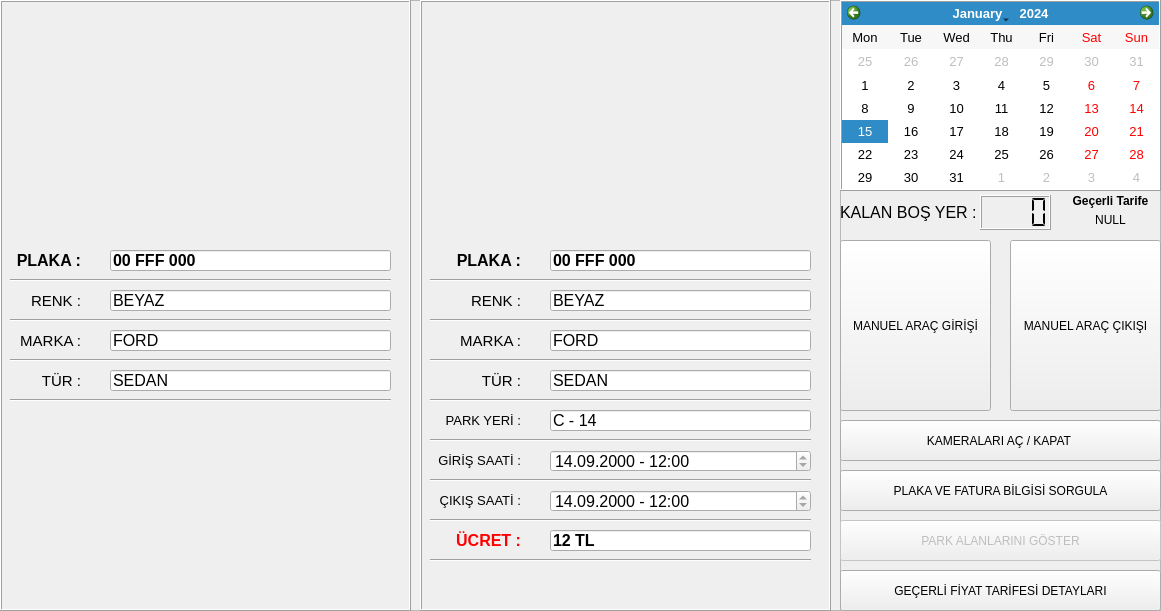
   <widget class="QFrame" name="frame_custom">
    <property name="geometry">
     <rect>
      <x>10</x>
      <y>66</y>
      <width>1161</width>
      <height>611</height>
     </rect>
    </property>
    <property name="styleSheet">
     <string notr="true">#frame_custom{
border-color : red;
}</string>
    </property>
    <property name="frameShape">
     <enum>QFrame::StyledPanel</enum>
    </property>
    <property name="frameShadow">
     <enum>QFrame::Raised</enum>
    </property>
    <widget class="QFrame" name="frame_controls">
     <property name="geometry">
      <rect>
       <x>840</x>
       <y>0</y>
       <width>321</width>
       <height>611</height>
      </rect>
     </property>
     <property name="frameShape">
      <enum>QFrame::StyledPanel</enum>
     </property>
     <property name="frameShadow">
      <enum>QFrame::Raised</enum>
     </property>
     <widget class="QToolButton" name="toolButton_vehicle_in">
      <property name="geometry">
       <rect>
        <x>0</x>
        <y>240</y>
        <width>151</width>
        <height>171</height>
       </rect>
      </property>
      <property name="styleSheet">
       <string notr="true"/>
      </property>
      <property name="text">
       <string>MANUEL ARAÇ GİRİŞİ</string>
      </property>
      <property name="icon">
       <iconset>
        <normaloff>../assets/images/add_vehicle.png</normaloff>../assets/images/add_vehicle.png</iconset>
      </property>
      <property name="iconSize">
       <size>
        <width>256</width>
        <height>256</height>
       </size>
      </property>
      <property name="toolButtonStyle">
       <enum>Qt::ToolButtonTextUnderIcon</enum>
      </property>
     </widget>
     <widget class="QToolButton" name="toolButton_vehicle_out">
      <property name="geometry">
       <rect>
        <x>170</x>
        <y>240</y>
        <width>151</width>
        <height>171</height>
       </rect>
      </property>
      <property name="text">
       <string>MANUEL ARAÇ ÇIKIŞI</string>
      </property>
      <property name="icon">
       <iconset>
        <normaloff>../assets/images/remove_vehicle.png</normaloff>../assets/images/remove_vehicle.png</iconset>
      </property>
      <property name="iconSize">
       <size>
        <width>256</width>
        <height>256</height>
       </size>
      </property>
      <property name="toolButtonStyle">
       <enum>Qt::ToolButtonTextUnderIcon</enum>
      </property>
     </widget>
     <widget class="QLabel" name="label_20">
      <property name="geometry">
       <rect>
        <x>0</x>
        <y>202</y>
        <width>141</width>
        <height>21</height>
       </rect>
      </property>
      <property name="font">
       <font>
        <pointsize>12</pointsize>
       </font>
      </property>
      <property name="text">
       <string>KALAN BOŞ YER : </string>
      </property>
     </widget>
     <widget class="QLCDNumber" name="lcdNumber_freespacecount">
      <property name="geometry">
       <rect>
        <x>140</x>
        <y>195</y>
        <width>71</width>
        <height>35</height>
       </rect>
      </property>
      <property name="font">
       <font>
        <pointsize>10</pointsize>
       </font>
      </property>
      <property name="smallDecimalPoint">
       <bool>false</bool>
      </property>
      <property name="digitCount">
       <number>4</number>
      </property>
      <property name="segmentStyle">
       <enum>QLCDNumber::Flat</enum>
      </property>
     </widget>
     <widget class="QFrame" name="frame">
      <property name="geometry">
       <rect>
        <x>0</x>
        <y>0</y>
        <width>321</width>
        <height>191</height>
       </rect>
      </property>
      <property name="frameShape">
       <enum>QFrame::Box</enum>
      </property>
      <property name="frameShadow">
       <enum>QFrame::Raised</enum>
      </property>
      <widget class="QCalendarWidget" name="calendarWidget">
       <property name="geometry">
        <rect>
         <x>2</x>
         <y>2</y>
         <width>317</width>
         <height>187</height>
        </rect>
       </property>
       <property name="font">
        <font>
         <pointsize>10</pointsize>
         <weight>50</weight>
         <bold>false</bold>
        </font>
       </property>
       <property name="minimumDate">
        <date>
         <year>2000</year>
         <month>9</month>
         <day>14</day>
        </date>
       </property>
       <property name="gridVisible">
        <bool>false</bool>
       </property>
       <property name="verticalHeaderFormat">
        <enum>QCalendarWidget::NoVerticalHeader</enum>
       </property>
       <property name="dateEditEnabled">
        <bool>false</bool>
       </property>
      </widget>
     </widget>
     <widget class="QLabel" name="label_21">
      <property name="geometry">
       <rect>
        <x>220</x>
        <y>193</y>
        <width>101</width>
        <height>16</height>
       </rect>
      </property>
      <property name="font">
       <font>
        <weight>75</weight>
        <bold>true</bold>
       </font>
      </property>
      <property name="text">
       <string>Geçerli Tarife</string>
      </property>
      <property name="alignment">
       <set>Qt::AlignCenter</set>
      </property>
     </widget>
     <widget class="QLabel" name="label_currentPlan">
      <property name="geometry">
       <rect>
        <x>220</x>
        <y>210</y>
        <width>101</width>
        <height>20</height>
       </rect>
      </property>
      <property name="text">
       <string>NULL</string>
      </property>
      <property name="alignment">
       <set>Qt::AlignCenter</set>
      </property>
      <property name="wordWrap">
       <bool>true</bool>
      </property>
     </widget>
     <widget class="QPushButton" name="pushButton_search">
      <property name="geometry">
       <rect>
        <x>0</x>
        <y>470</y>
        <width>321</width>
        <height>41</height>
       </rect>
      </property>
      <property name="styleSheet">
       <string notr="true"/>
      </property>
      <property name="text">
       <string>PLAKA VE FATURA BİLGİSİ SORGULA</string>
      </property>
      <property name="icon">
       <iconset>
        <normaloff>../assets/images/search.png</normaloff>../assets/images/search.png</iconset>
      </property>
      <property name="iconSize">
       <size>
        <width>24</width>
        <height>24</height>
       </size>
      </property>
     </widget>
     <widget class="QPushButton" name="pushButton_parkingSpots">
      <property name="enabled">
       <bool>false</bool>
      </property>
      <property name="geometry">
       <rect>
        <x>0</x>
        <y>520</y>
        <width>321</width>
        <height>41</height>
       </rect>
      </property>
      <property name="text">
       <string>       PARK ALANLARINI GÖSTER       </string>
      </property>
      <property name="icon">
       <iconset>
        <normaloff>../assets/images/parking-icon.png</normaloff>../assets/images/parking-icon.png</iconset>
      </property>
      <property name="iconSize">
       <size>
        <width>32</width>
        <height>32</height>
       </size>
      </property>
     </widget>
     <widget class="QPushButton" name="pushButton_toggleCameras">
      <property name="enabled">
       <bool>true</bool>
      </property>
      <property name="geometry">
       <rect>
        <x>0</x>
        <y>420</y>
        <width>321</width>
        <height>41</height>
       </rect>
      </property>
      <property name="text">
       <string>        KAMERALARI AÇ / KAPAT         </string>
      </property>
      <property name="icon">
       <iconset>
        <normaloff>../assets/images/security-camera.png</normaloff>../assets/images/security-camera.png</iconset>
      </property>
      <property name="iconSize">
       <size>
        <width>24</width>
        <height>24</height>
       </size>
      </property>
     </widget>
     <widget class="QPushButton" name="pushButton_currentPlanDetails">
      <property name="geometry">
       <rect>
        <x>0</x>
        <y>570</y>
        <width>321</width>
        <height>41</height>
       </rect>
      </property>
      <property name="text">
       <string>GEÇERLİ FİYAT TARİFESİ DETAYLARI</string>
      </property>
      <property name="icon">
       <iconset>
        <normaloff>../assets/images/list.png</normaloff>../assets/images/list.png</iconset>
      </property>
      <property name="iconSize">
       <size>
        <width>24</width>
        <height>24</height>
       </size>
      </property>
     </widget>
    </widget>
    <widget class="QFrame" name="frame_entry">
     <property name="geometry">
      <rect>
       <x>0</x>
       <y>0</y>
       <width>411</width>
       <height>611</height>
      </rect>
     </property>
     <property name="frameShape">
      <enum>QFrame::Box</enum>
     </property>
     <property name="frameShadow">
      <enum>QFrame::Raised</enum>
     </property>
     <widget class="QLabel" name="label_6">
      <property name="geometry">
       <rect>
        <x>10</x>
        <y>250</y>
        <width>71</width>
        <height>21</height>
       </rect>
      </property>
      <property name="font">
       <font>
        <pointsize>12</pointsize>
        <weight>75</weight>
        <bold>true</bold>
       </font>
      </property>
      <property name="text">
       <string>PLAKA :</string>
      </property>
      <property name="alignment">
       <set>Qt::AlignRight|Qt::AlignTrailing|Qt::AlignVCenter</set>
      </property>
     </widget>
     <widget class="QLabel" name="label_7">
      <property name="geometry">
       <rect>
        <x>10</x>
        <y>290</y>
        <width>71</width>
        <height>21</height>
       </rect>
      </property>
      <property name="font">
       <font>
        <pointsize>11</pointsize>
        <weight>50</weight>
        <bold>false</bold>
       </font>
      </property>
      <property name="text">
       <string>RENK :</string>
      </property>
      <property name="alignment">
       <set>Qt::AlignRight|Qt::AlignTrailing|Qt::AlignVCenter</set>
      </property>
     </widget>
     <widget class="QLabel" name="label_8">
      <property name="geometry">
       <rect>
        <x>10</x>
        <y>330</y>
        <width>71</width>
        <height>21</height>
       </rect>
      </property>
      <property name="font">
       <font>
        <pointsize>11</pointsize>
        <weight>50</weight>
        <bold>false</bold>
       </font>
      </property>
      <property name="text">
       <string>MARKA :</string>
      </property>
      <property name="alignment">
       <set>Qt::AlignRight|Qt::AlignTrailing|Qt::AlignVCenter</set>
      </property>
     </widget>
     <widget class="QLineEdit" name="lineEdit_in_plate">
      <property name="enabled">
       <bool>true</bool>
      </property>
      <property name="geometry">
       <rect>
        <x>110</x>
        <y>250</y>
        <width>281</width>
        <height>21</height>
       </rect>
      </property>
      <property name="font">
       <font>
        <pointsize>12</pointsize>
        <weight>75</weight>
        <bold>true</bold>
       </font>
      </property>
      <property name="text">
       <string>00 FFF 000</string>
      </property>
      <property name="frame">
       <bool>true</bool>
      </property>
      <property name="readOnly">
       <bool>true</bool>
      </property>
     </widget>
     <widget class="QLineEdit" name="lineEdit_in_color">
      <property name="enabled">
       <bool>true</bool>
      </property>
      <property name="geometry">
       <rect>
        <x>110</x>
        <y>290</y>
        <width>281</width>
        <height>21</height>
       </rect>
      </property>
      <property name="font">
       <font>
        <pointsize>12</pointsize>
       </font>
      </property>
      <property name="text">
       <string>BEYAZ</string>
      </property>
      <property name="frame">
       <bool>true</bool>
      </property>
      <property name="readOnly">
       <bool>true</bool>
      </property>
     </widget>
     <widget class="QLineEdit" name="lineEdit_in_model">
      <property name="enabled">
       <bool>true</bool>
      </property>
      <property name="geometry">
       <rect>
        <x>110</x>
        <y>330</y>
        <width>281</width>
        <height>21</height>
       </rect>
      </property>
      <property name="font">
       <font>
        <pointsize>12</pointsize>
       </font>
      </property>
      <property name="text">
       <string>FORD</string>
      </property>
      <property name="frame">
       <bool>true</bool>
      </property>
      <property name="readOnly">
       <bool>true</bool>
      </property>
     </widget>
     <widget class="Line" name="line">
      <property name="geometry">
       <rect>
        <x>10</x>
        <y>270</y>
        <width>381</width>
        <height>20</height>
       </rect>
      </property>
      <property name="orientation">
       <enum>Qt::Horizontal</enum>
      </property>
     </widget>
     <widget class="Line" name="line_2">
      <property name="geometry">
       <rect>
        <x>10</x>
        <y>310</y>
        <width>381</width>
        <height>20</height>
       </rect>
      </property>
      <property name="orientation">
       <enum>Qt::Horizontal</enum>
      </property>
     </widget>
     <widget class="Line" name="line_3">
      <property name="geometry">
       <rect>
        <x>10</x>
        <y>350</y>
        <width>381</width>
        <height>20</height>
       </rect>
      </property>
      <property name="orientation">
       <enum>Qt::Horizontal</enum>
      </property>
     </widget>
     <widget class="QLineEdit" name="lineEdit_in_type">
      <property name="enabled">
       <bool>true</bool>
      </property>
      <property name="geometry">
       <rect>
        <x>110</x>
        <y>370</y>
        <width>281</width>
        <height>21</height>
       </rect>
      </property>
      <property name="font">
       <font>
        <pointsize>12</pointsize>
       </font>
      </property>
      <property name="text">
       <string>SEDAN</string>
      </property>
      <property name="frame">
       <bool>true</bool>
      </property>
      <property name="readOnly">
       <bool>true</bool>
      </property>
     </widget>
     <widget class="Line" name="line_4">
      <property name="geometry">
       <rect>
        <x>10</x>
        <y>390</y>
        <width>381</width>
        <height>20</height>
       </rect>
      </property>
      <property name="orientation">
       <enum>Qt::Horizontal</enum>
      </property>
     </widget>
     <widget class="QLabel" name="label_9">
      <property name="geometry">
       <rect>
        <x>10</x>
        <y>370</y>
        <width>71</width>
        <height>21</height>
       </rect>
      </property>
      <property name="font">
       <font>
        <pointsize>11</pointsize>
        <weight>50</weight>
        <bold>false</bold>
       </font>
      </property>
      <property name="text">
       <string>TÜR :</string>
      </property>
      <property name="alignment">
       <set>Qt::AlignRight|Qt::AlignTrailing|Qt::AlignVCenter</set>
      </property>
     </widget>
     <widget class="QLabel" name="label_vehicle_in">
      <property name="geometry">
       <rect>
        <x>2</x>
        <y>2</y>
        <width>408</width>
        <height>240</height>
       </rect>
      </property>
      <property name="text">
       <string/>
      </property>
     </widget>
    </widget>
    <widget class="QFrame" name="frame_exit">
     <property name="geometry">
      <rect>
       <x>420</x>
       <y>0</y>
       <width>411</width>
       <height>611</height>
      </rect>
     </property>
     <property name="frameShape">
      <enum>QFrame::Box</enum>
     </property>
     <property name="frameShadow">
      <enum>QFrame::Raised</enum>
     </property>
     <widget class="Line" name="line_5">
      <property name="geometry">
       <rect>
        <x>10</x>
        <y>310</y>
        <width>381</width>
        <height>20</height>
       </rect>
      </property>
      <property name="orientation">
       <enum>Qt::Horizontal</enum>
      </property>
     </widget>
     <widget class="QLabel" name="label_10">
      <property name="geometry">
       <rect>
        <x>10</x>
        <y>290</y>
        <width>91</width>
        <height>21</height>
       </rect>
      </property>
      <property name="font">
       <font>
        <pointsize>11</pointsize>
        <weight>50</weight>
        <bold>false</bold>
       </font>
      </property>
      <property name="text">
       <string>RENK :</string>
      </property>
      <property name="alignment">
       <set>Qt::AlignRight|Qt::AlignTrailing|Qt::AlignVCenter</set>
      </property>
     </widget>
     <widget class="QLineEdit" name="lineEdit_out_plate">
      <property name="enabled">
       <bool>true</bool>
      </property>
      <property name="geometry">
       <rect>
        <x>130</x>
        <y>250</y>
        <width>261</width>
        <height>21</height>
       </rect>
      </property>
      <property name="font">
       <font>
        <pointsize>12</pointsize>
        <weight>75</weight>
        <bold>true</bold>
       </font>
      </property>
      <property name="text">
       <string>00 FFF 000</string>
      </property>
      <property name="frame">
       <bool>true</bool>
      </property>
      <property name="readOnly">
       <bool>true</bool>
      </property>
     </widget>
     <widget class="QLineEdit" name="lineEdit_out_model">
      <property name="enabled">
       <bool>true</bool>
      </property>
      <property name="geometry">
       <rect>
        <x>130</x>
        <y>330</y>
        <width>261</width>
        <height>21</height>
       </rect>
      </property>
      <property name="font">
       <font>
        <pointsize>12</pointsize>
       </font>
      </property>
      <property name="text">
       <string>FORD</string>
      </property>
      <property name="frame">
       <bool>true</bool>
      </property>
      <property name="readOnly">
       <bool>true</bool>
      </property>
     </widget>
     <widget class="Line" name="line_6">
      <property name="geometry">
       <rect>
        <x>10</x>
        <y>270</y>
        <width>381</width>
        <height>20</height>
       </rect>
      </property>
      <property name="orientation">
       <enum>Qt::Horizontal</enum>
      </property>
     </widget>
     <widget class="QLabel" name="label_11">
      <property name="geometry">
       <rect>
        <x>10</x>
        <y>250</y>
        <width>91</width>
        <height>21</height>
       </rect>
      </property>
      <property name="font">
       <font>
        <pointsize>12</pointsize>
        <weight>75</weight>
        <bold>true</bold>
       </font>
      </property>
      <property name="text">
       <string>PLAKA :</string>
      </property>
      <property name="alignment">
       <set>Qt::AlignRight|Qt::AlignTrailing|Qt::AlignVCenter</set>
      </property>
     </widget>
     <widget class="QLineEdit" name="lineEdit_out_color">
      <property name="enabled">
       <bool>true</bool>
      </property>
      <property name="geometry">
       <rect>
        <x>130</x>
        <y>290</y>
        <width>261</width>
        <height>21</height>
       </rect>
      </property>
      <property name="font">
       <font>
        <pointsize>12</pointsize>
       </font>
      </property>
      <property name="text">
       <string>BEYAZ</string>
      </property>
      <property name="frame">
       <bool>true</bool>
      </property>
      <property name="readOnly">
       <bool>true</bool>
      </property>
     </widget>
     <widget class="Line" name="line_7">
      <property name="geometry">
       <rect>
        <x>10</x>
        <y>350</y>
        <width>381</width>
        <height>20</height>
       </rect>
      </property>
      <property name="orientation">
       <enum>Qt::Horizontal</enum>
      </property>
     </widget>
     <widget class="QLineEdit" name="lineEdit_out_type">
      <property name="enabled">
       <bool>true</bool>
      </property>
      <property name="geometry">
       <rect>
        <x>130</x>
        <y>370</y>
        <width>261</width>
        <height>21</height>
       </rect>
      </property>
      <property name="font">
       <font>
        <pointsize>12</pointsize>
       </font>
      </property>
      <property name="text">
       <string>SEDAN</string>
      </property>
      <property name="frame">
       <bool>true</bool>
      </property>
      <property name="readOnly">
       <bool>true</bool>
      </property>
     </widget>
     <widget class="Line" name="line_8">
      <property name="geometry">
       <rect>
        <x>10</x>
        <y>390</y>
        <width>381</width>
        <height>20</height>
       </rect>
      </property>
      <property name="orientation">
       <enum>Qt::Horizontal</enum>
      </property>
     </widget>
     <widget class="QLabel" name="label_12">
      <property name="geometry">
       <rect>
        <x>10</x>
        <y>330</y>
        <width>91</width>
        <height>21</height>
       </rect>
      </property>
      <property name="font">
       <font>
        <pointsize>11</pointsize>
        <weight>50</weight>
        <bold>false</bold>
       </font>
      </property>
      <property name="text">
       <string>MARKA :</string>
      </property>
      <property name="alignment">
       <set>Qt::AlignRight|Qt::AlignTrailing|Qt::AlignVCenter</set>
      </property>
     </widget>
     <widget class="QLabel" name="label_13">
      <property name="geometry">
       <rect>
        <x>10</x>
        <y>370</y>
        <width>91</width>
        <height>21</height>
       </rect>
      </property>
      <property name="font">
       <font>
        <pointsize>11</pointsize>
        <weight>50</weight>
        <bold>false</bold>
       </font>
      </property>
      <property name="text">
       <string>TÜR :</string>
      </property>
      <property name="alignment">
       <set>Qt::AlignRight|Qt::AlignTrailing|Qt::AlignVCenter</set>
      </property>
     </widget>
     <widget class="QLabel" name="label_14">
      <property name="geometry">
       <rect>
        <x>10</x>
        <y>450</y>
        <width>91</width>
        <height>21</height>
       </rect>
      </property>
      <property name="font">
       <font>
        <pointsize>10</pointsize>
        <weight>50</weight>
        <bold>false</bold>
       </font>
      </property>
      <property name="text">
       <string>GİRİŞ SAATİ :</string>
      </property>
      <property name="alignment">
       <set>Qt::AlignRight|Qt::AlignTrailing|Qt::AlignVCenter</set>
      </property>
     </widget>
     <widget class="Line" name="line_9">
      <property name="geometry">
       <rect>
        <x>10</x>
        <y>470</y>
        <width>381</width>
        <height>20</height>
       </rect>
      </property>
      <property name="orientation">
       <enum>Qt::Horizontal</enum>
      </property>
     </widget>
     <widget class="QLabel" name="label_15">
      <property name="geometry">
       <rect>
        <x>10</x>
        <y>490</y>
        <width>91</width>
        <height>21</height>
       </rect>
      </property>
      <property name="font">
       <font>
        <pointsize>10</pointsize>
        <weight>50</weight>
        <bold>false</bold>
       </font>
      </property>
      <property name="text">
       <string>ÇIKIŞ SAATİ :</string>
      </property>
      <property name="alignment">
       <set>Qt::AlignRight|Qt::AlignTrailing|Qt::AlignVCenter</set>
      </property>
     </widget>
     <widget class="Line" name="line_10">
      <property name="geometry">
       <rect>
        <x>10</x>
        <y>510</y>
        <width>381</width>
        <height>20</height>
       </rect>
      </property>
      <property name="orientation">
       <enum>Qt::Horizontal</enum>
      </property>
     </widget>
     <widget class="QDateTimeEdit" name="dateTimeEdit_in">
      <property name="enabled">
       <bool>true</bool>
      </property>
      <property name="geometry">
       <rect>
        <x>130</x>
        <y>450</y>
        <width>261</width>
        <height>22</height>
       </rect>
      </property>
      <property name="font">
       <font>
        <pointsize>12</pointsize>
       </font>
      </property>
      <property name="wrapping">
       <bool>false</bool>
      </property>
      <property name="frame">
       <bool>true</bool>
      </property>
      <property name="readOnly">
       <bool>true</bool>
      </property>
      <property name="keyboardTracking">
       <bool>false</bool>
      </property>
      <property name="showGroupSeparator" stdset="0">
       <bool>false</bool>
      </property>
      <property name="dateTime">
       <datetime>
        <hour>12</hour>
        <minute>0</minute>
        <second>0</second>
        <year>2000</year>
        <month>9</month>
        <day>14</day>
       </datetime>
      </property>
      <property name="minimumDateTime">
       <datetime>
        <hour>0</hour>
        <minute>0</minute>
        <second>0</second>
        <year>1999</year>
        <month>9</month>
        <day>14</day>
       </datetime>
      </property>
      <property name="currentSection">
       <enum>QDateTimeEdit::DaySection</enum>
      </property>
      <property name="displayFormat">
       <string>dd.MM.yyyy - HH:mm</string>
      </property>
     </widget>
     <widget class="QDateTimeEdit" name="dateTimeEdit_out">
      <property name="enabled">
       <bool>true</bool>
      </property>
      <property name="geometry">
       <rect>
        <x>130</x>
        <y>490</y>
        <width>261</width>
        <height>22</height>
       </rect>
      </property>
      <property name="font">
       <font>
        <pointsize>12</pointsize>
       </font>
      </property>
      <property name="wrapping">
       <bool>false</bool>
      </property>
      <property name="frame">
       <bool>true</bool>
      </property>
      <property name="readOnly">
       <bool>true</bool>
      </property>
      <property name="keyboardTracking">
       <bool>false</bool>
      </property>
      <property name="showGroupSeparator" stdset="0">
       <bool>false</bool>
      </property>
      <property name="dateTime">
       <datetime>
        <hour>12</hour>
        <minute>0</minute>
        <second>0</second>
        <year>2000</year>
        <month>9</month>
        <day>14</day>
       </datetime>
      </property>
      <property name="minimumDateTime">
       <datetime>
        <hour>0</hour>
        <minute>0</minute>
        <second>0</second>
        <year>1999</year>
        <month>9</month>
        <day>14</day>
       </datetime>
      </property>
      <property name="currentSection">
       <enum>QDateTimeEdit::DaySection</enum>
      </property>
      <property name="displayFormat">
       <string>dd.MM.yyyy - HH:mm</string>
      </property>
     </widget>
     <widget class="QLineEdit" name="lineEdit_out_parkLocation">
      <property name="enabled">
       <bool>true</bool>
      </property>
      <property name="geometry">
       <rect>
        <x>130</x>
        <y>410</y>
        <width>261</width>
        <height>21</height>
       </rect>
      </property>
      <property name="font">
       <font>
        <pointsize>12</pointsize>
       </font>
      </property>
      <property name="text">
       <string>C - 14</string>
      </property>
      <property name="frame">
       <bool>true</bool>
      </property>
      <property name="readOnly">
       <bool>true</bool>
      </property>
     </widget>
     <widget class="QLabel" name="label_16">
      <property name="geometry">
       <rect>
        <x>10</x>
        <y>410</y>
        <width>91</width>
        <height>21</height>
       </rect>
      </property>
      <property name="font">
       <font>
        <pointsize>10</pointsize>
        <weight>50</weight>
        <bold>false</bold>
       </font>
      </property>
      <property name="text">
       <string>PARK YERİ :</string>
      </property>
      <property name="alignment">
       <set>Qt::AlignRight|Qt::AlignTrailing|Qt::AlignVCenter</set>
      </property>
     </widget>
     <widget class="Line" name="line_11">
      <property name="geometry">
       <rect>
        <x>10</x>
        <y>430</y>
        <width>381</width>
        <height>20</height>
       </rect>
      </property>
      <property name="orientation">
       <enum>Qt::Horizontal</enum>
      </property>
     </widget>
     <widget class="Line" name="line_12">
      <property name="geometry">
       <rect>
        <x>10</x>
        <y>550</y>
        <width>381</width>
        <height>20</height>
       </rect>
      </property>
      <property name="orientation">
       <enum>Qt::Horizontal</enum>
      </property>
     </widget>
     <widget class="QLabel" name="label_17">
      <property name="geometry">
       <rect>
        <x>10</x>
        <y>530</y>
        <width>91</width>
        <height>21</height>
       </rect>
      </property>
      <property name="font">
       <font>
        <pointsize>12</pointsize>
        <weight>75</weight>
        <bold>true</bold>
       </font>
      </property>
      <property name="styleSheet">
       <string notr="true">color : red;</string>
      </property>
      <property name="text">
       <string>ÜCRET :</string>
      </property>
      <property name="alignment">
       <set>Qt::AlignRight|Qt::AlignTrailing|Qt::AlignVCenter</set>
      </property>
     </widget>
     <widget class="QLineEdit" name="lineEdit_out_price">
      <property name="enabled">
       <bool>true</bool>
      </property>
      <property name="geometry">
       <rect>
        <x>130</x>
        <y>530</y>
        <width>261</width>
        <height>21</height>
       </rect>
      </property>
      <property name="font">
       <font>
        <pointsize>12</pointsize>
        <weight>75</weight>
        <bold>true</bold>
       </font>
      </property>
      <property name="text">
       <string>12 TL</string>
      </property>
      <property name="frame">
       <bool>true</bool>
      </property>
      <property name="readOnly">
       <bool>true</bool>
      </property>
     </widget>
     <widget class="QLabel" name="label_vehicle_out">
      <property name="geometry">
       <rect>
        <x>2</x>
        <y>2</y>
        <width>408</width>
        <height>240</height>
       </rect>
      </property>
      <property name="text">
       <string/>
      </property>
     </widget>
    </widget>
   </widget>
